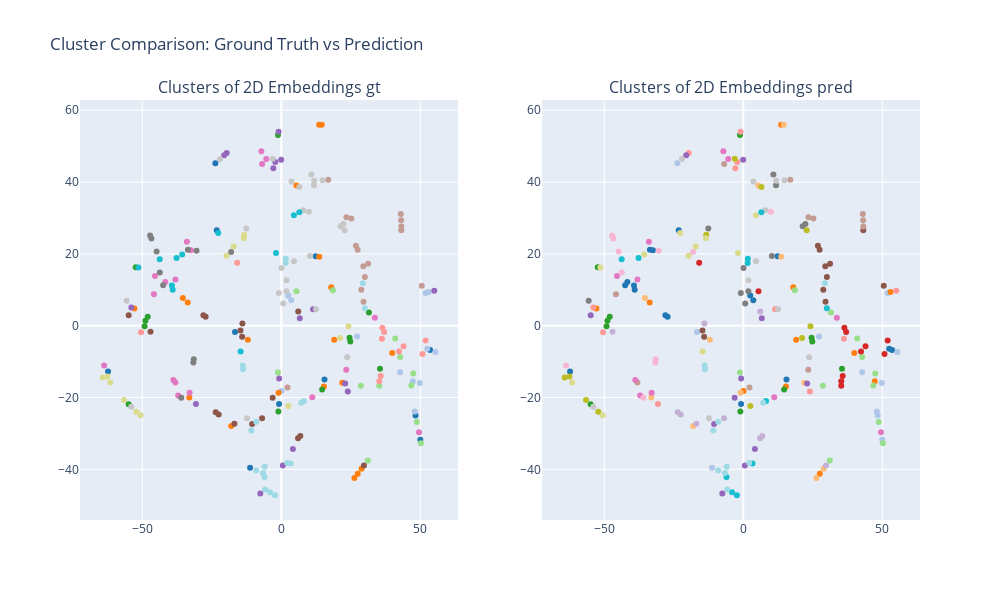

The notebook cell saved with this chart:
### Code cell
import plotly.graph_objects as go
import numpy as np
import matplotlib.cm as cm

# Generate colormaps for predicted and ground truth clusters
colors_pred = cm.tab20(np.linspace(0, 1, len(clusters_ids_pred)))
colors_gt = cm.tab20(np.linspace(0, 1, len(clusters_ids_gt)))

# Convert matplotlib colormap (RGBA) to Plotly-friendly hex
def rgba_to_hex(rgba):
    r, g, b, _ = (int(255 * x) for x in rgba)
    return f'#{r:02x}{g:02x}{b:02x}'

colors_pred = [rgba_to_hex(c) for c in colors_pred]
colors_gt = [rgba_to_hex(c) for c in colors_gt]

# Create subplots with two columns
from plotly.subplots import make_subplots
fig = make_subplots(rows=1, cols=2, subplot_titles=("Clusters of 2D Embeddings gt", "Clusters of 2D Embeddings pred"))

# Add traces for ground truth
for i, cluster in enumerate(clusters_ids_gt):
    points = corpus_embeddings_2d[cluster]
    fig.add_trace(
        go.Scatter(
            x=points[:, 0],
            y=points[:, 1],
            mode='markers',
            marker=dict(color=colors_gt[i], size=6),
            name=f"GT Group {i}",
            legendgroup="gt",
            showlegend=False  # Toggle to True if you want legends per group
        ),
        row=1, col=1
    )

# Add traces for predicted clusters
for i, cluster in enumerate(clusters_ids_pred):
    points = corpus_embeddings_2d[cluster]
    fig.add_trace(
        go.Scatter(
            x=points[:, 0],
            y=points[:, 1],
            mode='markers',
            marker=dict(color=colors_pred[i], size=6),
            name=f"Pred Group {i}",
            legendgroup="pred",
            showlegend=False
        ),
        row=1, col=2
    )

fig.update_layout(
    height=600,
    width=1000,
    title_text="Cluster Comparison: Ground Truth vs Prediction",
    showlegend=True
)

fig.show()
